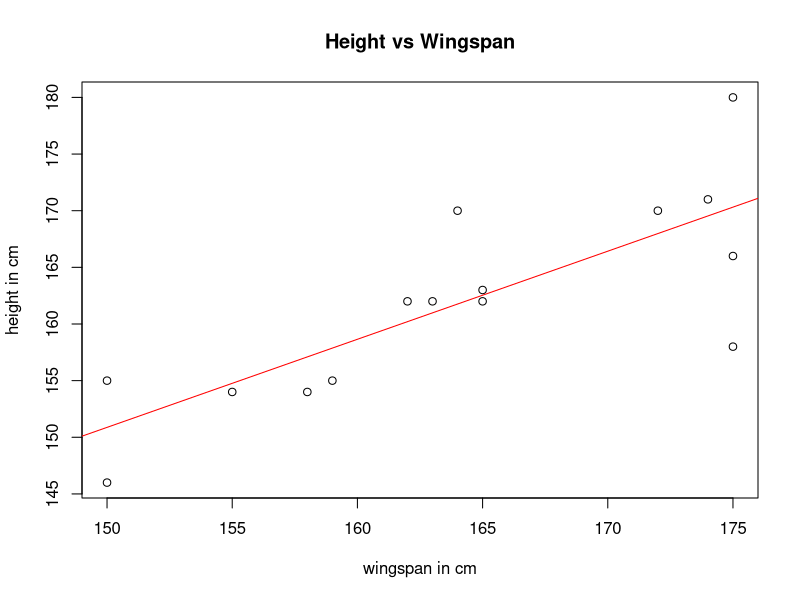

Generate this figure with R:
### linear regression for sand crab project ### 

# assigning variables

height <- c(159, 150, 164, 162, 172, 165, 175, 155, 150, 174, 175, 175, 163, 165, 158)
wingspan <- c(155, 155, 170, 162, 170, 162, 166, 154, 146, 171, 180, 158, 162, 163, 154)

# making a plot

plot(wingspan~height, main = 'Height vs Wingspan', ylab = 'height in cm', xlab = 'wingspan in cm')

# linear model

heightwing.lm <- lm(wingspan~height)
abline(heightwing.lm, col='red')

# r^2 - coeff of determination - how well the model fits the data. r^2 = 1 means a
# perfect correlation

# y=mx+b

# p = 0.05; 95% confident, stat. significant if <0.05

# required elements r^2, p-value, coefficients